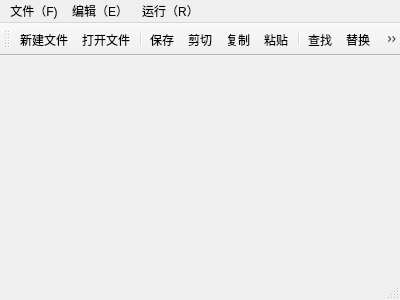
<?xml version="1.0" encoding="UTF-8"?>
<ui version="4.0">
 <class>MainWindow</class>
 <widget class="QMainWindow" name="MainWindow">
  <property name="geometry">
   <rect>
    <x>0</x>
    <y>0</y>
    <width>400</width>
    <height>300</height>
   </rect>
  </property>
  <property name="windowTitle">
   <string>MainWindow</string>
  </property>
  <widget class="QWidget" name="centralWidget"/>
  <widget class="QMenuBar" name="menuBar">
   <property name="geometry">
    <rect>
     <x>0</x>
     <y>0</y>
     <width>400</width>
     <height>17</height>
    </rect>
   </property>
   <widget class="QMenu" name="menu_F">
    <property name="title">
     <string>文件（F)</string>
    </property>
    <addaction name="actionxianjian"/>
    <addaction name="actioniuhh"/>
    <addaction name="separator"/>
    <addaction name="actionAD"/>
    <addaction name="actionAD_2"/>
    <addaction name="separator"/>
    <addaction name="actionADA"/>
    <addaction name="separator"/>
   </widget>
   <widget class="QMenu" name="menu_E">
    <property name="title">
     <string>编辑（E）</string>
    </property>
    <addaction name="actionhjjj"/>
    <addaction name="actionde"/>
    <addaction name="separator"/>
    <addaction name="actiongj"/>
    <addaction name="actiongj_2"/>
    <addaction name="actiongy"/>
    <addaction name="separator"/>
    <addaction name="actionhui"/>
    <addaction name="actionjui"/>
    <addaction name="separator"/>
   </widget>
   <widget class="QMenu" name="menu_R">
    <property name="title">
     <string>运行（R）</string>
    </property>
    <addaction name="actionss"/>
    <addaction name="separator"/>
    <addaction name="actionjjj"/>
    <addaction name="separator"/>
   </widget>
   <addaction name="menu_F"/>
   <addaction name="menu_E"/>
   <addaction name="menu_R"/>
  </widget>
  <widget class="QToolBar" name="mainToolBar">
   <attribute name="toolBarArea">
    <enum>TopToolBarArea</enum>
   </attribute>
   <attribute name="toolBarBreak">
    <bool>false</bool>
   </attribute>
   <addaction name="actionNew"/>
   <addaction name="actionOpen"/>
   <addaction name="separator"/>
   <addaction name="actionSave"/>
   <addaction name="actionShear"/>
   <addaction name="actionCopy"/>
   <addaction name="actionPaste"/>
   <addaction name="separator"/>
   <addaction name="actionFind"/>
   <addaction name="actionReplace"/>
   <addaction name="separator"/>
   <addaction name="actionUndo"/>
   <addaction name="actionRenew"/>
   <addaction name="separator"/>
   <addaction name="actionRun"/>
  </widget>
  <widget class="QStatusBar" name="statusBar"/>
  <action name="actionxianjian">
   <property name="icon">
    <iconset>
     <normaloff>../picture/微信图片_20220827173454.jpg</normaloff>../picture/微信图片_20220827173454.jpg</iconset>
   </property>
   <property name="text">
    <string>新建文本 </string>
   </property>
   <property name="toolTip">
    <string>新建文本 </string>
   </property>
   <property name="shortcut">
    <string>Ctrl+N</string>
   </property>
  </action>
  <action name="actioniuhh">
   <property name="icon">
    <iconset>
     <normaloff>../picture/微信图片_20220827173536.jpg</normaloff>../picture/微信图片_20220827173536.jpg</iconset>
   </property>
   <property name="text">
    <string>打开文件</string>
   </property>
   <property name="toolTip">
    <string>打开文件 </string>
   </property>
   <property name="shortcut">
    <string>Ctrl+O</string>
   </property>
  </action>
  <action name="actionsde">
   <property name="icon">
    <iconset>
     <normaloff>../picture/保存.jpg</normaloff>../picture/保存.jpg</iconset>
   </property>
   <property name="text">
    <string>保存 CTRL+S</string>
   </property>
   <property name="shortcut">
    <string>Ctrl+S</string>
   </property>
  </action>
  <action name="actionderf">
   <property name="text">
    <string>derf</string>
   </property>
  </action>
  <action name="actionAD">
   <property name="icon">
    <iconset>
     <normaloff>../picture/保存.jpg</normaloff>../picture/保存.jpg</iconset>
   </property>
   <property name="text">
    <string>保存 </string>
   </property>
   <property name="shortcut">
    <string>Ctrl+S</string>
   </property>
  </action>
  <action name="actionAD_2">
   <property name="text">
    <string>另存为 </string>
   </property>
   <property name="shortcut">
    <string>Ctrl+Shift+S</string>
   </property>
  </action>
  <action name="actionADA">
   <property name="text">
    <string>关闭所有 </string>
   </property>
   <property name="shortcut">
    <string>Ctrl+W</string>
   </property>
  </action>
  <action name="actionhjjj">
   <property name="icon">
    <iconset>
     <normaloff>../picture/撤销.jpg</normaloff>../picture/撤销.jpg</iconset>
   </property>
   <property name="text">
    <string>撤销</string>
   </property>
   <property name="shortcut">
    <string>Ctrl+Z</string>
   </property>
  </action>
  <action name="actionde">
   <property name="icon">
    <iconset>
     <normaloff>../picture/恢复.jpg</normaloff>../picture/恢复.jpg</iconset>
   </property>
   <property name="text">
    <string>恢复 </string>
   </property>
   <property name="shortcut">
    <string>Ctrl+Y</string>
   </property>
  </action>
  <action name="actiongj">
   <property name="icon">
    <iconset>
     <normaloff>../picture/剪切.jpg</normaloff>../picture/剪切.jpg</iconset>
   </property>
   <property name="text">
    <string>剪切 </string>
   </property>
   <property name="shortcut">
    <string>Ctrl+X</string>
   </property>
  </action>
  <action name="actiongj_2">
   <property name="icon">
    <iconset>
     <normaloff>../picture/复制.jpg</normaloff>../picture/复制.jpg</iconset>
   </property>
   <property name="text">
    <string>复制 </string>
   </property>
   <property name="shortcut">
    <string>Ctrl+C</string>
   </property>
  </action>
  <action name="actiongy">
   <property name="icon">
    <iconset>
     <normaloff>../picture/粘贴.jpg</normaloff>../picture/粘贴.jpg</iconset>
   </property>
   <property name="text">
    <string>粘贴 </string>
   </property>
   <property name="shortcut">
    <string>Ctrl+V</string>
   </property>
  </action>
  <action name="actionhui">
   <property name="icon">
    <iconset>
     <normaloff>../picture/查找.jpg</normaloff>../picture/查找.jpg</iconset>
   </property>
   <property name="text">
    <string>查找 </string>
   </property>
   <property name="shortcut">
    <string>Ctrl+F</string>
   </property>
  </action>
  <action name="actionjui">
   <property name="icon">
    <iconset>
     <normaloff>../picture/替换.jpg</normaloff>../picture/替换.jpg</iconset>
   </property>
   <property name="text">
    <string>替换</string>
   </property>
   <property name="shortcut">
    <string>Ctrl+Shift+F</string>
   </property>
  </action>
  <action name="actionfgh">
   <property name="text">
    <string/>
   </property>
  </action>
  <action name="actionNew">
   <property name="icon">
    <iconset>
     <normaloff>../picture/微信图片_20220827173454.jpg</normaloff>../picture/微信图片_20220827173454.jpg</iconset>
   </property>
   <property name="text">
    <string>新建文件</string>
   </property>
   <property name="toolTip">
    <string>新建文件</string>
   </property>
  </action>
  <action name="actionOpen">
   <property name="icon">
    <iconset>
     <normaloff>../picture/微信图片_20220827173536.jpg</normaloff>../picture/微信图片_20220827173536.jpg</iconset>
   </property>
   <property name="text">
    <string>打开文件</string>
   </property>
   <property name="toolTip">
    <string>打开文件</string>
   </property>
  </action>
  <action name="actionSave">
   <property name="icon">
    <iconset>
     <normaloff>../picture/保存.jpg</normaloff>../picture/保存.jpg</iconset>
   </property>
   <property name="text">
    <string>保存</string>
   </property>
   <property name="toolTip">
    <string>保存</string>
   </property>
  </action>
  <action name="actionCopy">
   <property name="icon">
    <iconset>
     <normaloff>../picture/复制.jpg</normaloff>../picture/复制.jpg</iconset>
   </property>
   <property name="text">
    <string>复制</string>
   </property>
   <property name="toolTip">
    <string>复制</string>
   </property>
  </action>
  <action name="actionPaste">
   <property name="icon">
    <iconset>
     <normaloff>../picture/粘贴.jpg</normaloff>../picture/粘贴.jpg</iconset>
   </property>
   <property name="text">
    <string>粘贴</string>
   </property>
   <property name="toolTip">
    <string>粘贴</string>
   </property>
  </action>
  <action name="actionShear">
   <property name="icon">
    <iconset>
     <normaloff>../picture/剪切.jpg</normaloff>../picture/剪切.jpg</iconset>
   </property>
   <property name="text">
    <string>剪切</string>
   </property>
   <property name="toolTip">
    <string>剪切</string>
   </property>
  </action>
  <action name="actionFind">
   <property name="icon">
    <iconset>
     <normaloff>../picture/查找.jpg</normaloff>../picture/查找.jpg</iconset>
   </property>
   <property name="text">
    <string>查找</string>
   </property>
   <property name="toolTip">
    <string>查找</string>
   </property>
  </action>
  <action name="actionReplace">
   <property name="icon">
    <iconset>
     <normaloff>../picture/替换.jpg</normaloff>../picture/替换.jpg</iconset>
   </property>
   <property name="text">
    <string>替换</string>
   </property>
   <property name="toolTip">
    <string>替换</string>
   </property>
  </action>
  <action name="actionUndo">
   <property name="icon">
    <iconset>
     <normaloff>../picture/撤销.jpg</normaloff>../picture/撤销.jpg</iconset>
   </property>
   <property name="text">
    <string>撤销</string>
   </property>
   <property name="toolTip">
    <string>撤销</string>
   </property>
  </action>
  <action name="actionRenew">
   <property name="icon">
    <iconset>
     <normaloff>../picture/恢复.jpg</normaloff>../picture/恢复.jpg</iconset>
   </property>
   <property name="text">
    <string>恢复</string>
   </property>
   <property name="toolTip">
    <string>恢复</string>
   </property>
  </action>
  <action name="actionRun">
   <property name="icon">
    <iconset>
     <normaloff>../picture/运行.jpg</normaloff>../picture/运行.jpg</iconset>
   </property>
   <property name="text">
    <string>运行</string>
   </property>
   <property name="toolTip">
    <string>运行</string>
   </property>
  </action>
  <action name="actionjjj">
   <property name="icon">
    <iconset>
     <normaloff>../picture/运行.jpg</normaloff>../picture/运行.jpg</iconset>
   </property>
   <property name="text">
    <string>运行</string>
   </property>
   <property name="shortcut">
    <string>R</string>
   </property>
  </action>
  <action name="actionsw">
   <property name="text">
    <string>sw</string>
   </property>
  </action>
  <action name="actionss">
   <property name="icon">
    <iconset>
     <normaloff>../../ide2.3.3/picture/编译.jpg</normaloff>../../ide2.3.3/picture/编译.jpg</iconset>
   </property>
   <property name="text">
    <string>编译</string>
   </property>
   <property name="shortcut">
    <string>Ctrl+B</string>
   </property>
  </action>
 </widget>
 <layoutdefault spacing="6" margin="11"/>
 <resources/>
 <connections/>
</ui>
